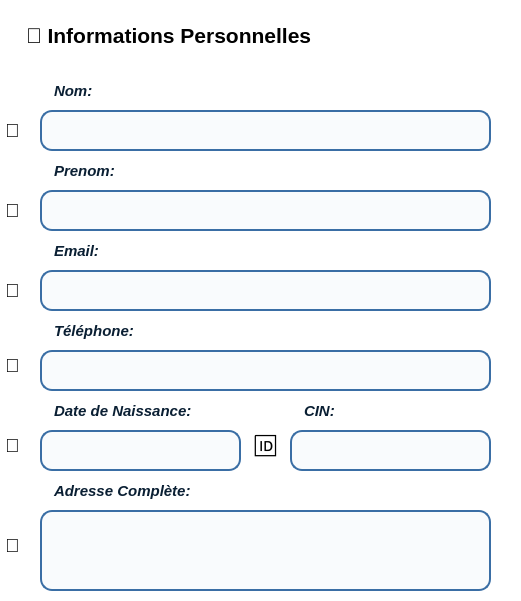
     <widget class="QFrame" name="frame_13">
      <property name="geometry">
       <rect>
        <x>60</x>
        <y>150</y>
        <width>521</width>
        <height>601</height>
       </rect>
      </property>
      <property name="styleSheet">
       <string notr="true">background: white;
border-radius: 20px;
padding: 20px;
</string>
      </property>
      <property name="frameShape">
       <enum>QFrame::Shape::StyledPanel</enum>
      </property>
      <property name="frameShadow">
       <enum>QFrame::Shadow::Raised</enum>
      </property>
      <widget class="QLineEdit" name="lineEdit_7">
       <property name="geometry">
        <rect>
         <x>40</x>
         <y>110</y>
         <width>451</width>
         <height>41</height>
        </rect>
       </property>
       <property name="styleSheet">
        <string notr="true">QLineEdit {
    background-color: #F9FBFD;          /* fond clair élégant */
    border: 2px solid #3A6EA5;           /* bleu marine clair */
    border-radius: 12px;
    padding: 10px 14px;
    color: #0A1F33;                      /* texte bleu marine foncé */
    font-size: 14px;
    font-weight: 500;
}

/* Quand le champ est sélectionné */
QLineEdit:focus {
    background-color: white;
    border: 2px solid #1E3A5F;           /* focus plus foncé */
}

/* Hover */
QLineEdit:hover {
    border: 2px solid #2F5D8A;
}
</string>
       </property>
       <property name="text">
        <string/>
       </property>
      </widget>
      <widget class="QFrame" name="frame_14">
       <property name="geometry">
        <rect>
         <x>0</x>
         <y>0</y>
         <width>521</width>
         <height>71</height>
        </rect>
       </property>
       <property name="styleSheet">
        <string notr="true">background-color: qlineargradient(
    spread:pad,
    x1:0, y1:0,
    x2:0, y2:1,
    stop:0 #3A6EA5,
    stop:1 #1E3A5F
);

</string>
       </property>
       <property name="frameShape">
        <enum>QFrame::Shape::StyledPanel</enum>
       </property>
       <property name="frameShadow">
        <enum>QFrame::Shadow::Raised</enum>
       </property>
       <widget class="QLabel" name="label_43">
        <property name="geometry">
         <rect>
          <x>0</x>
          <y>0</y>
          <width>521</width>
          <height>71</height>
         </rect>
        </property>
        <property name="font">
         <font>
          <pointsize>16</pointsize>
          <italic>false</italic>
          <bold>true</bold>
         </font>
        </property>
        <property name="styleSheet">
         <string notr="true">background-color: qlineargradient(
        x1:0, y1:0,
        x2:0, y2:1,
        stop:0 #276646,
        stop:0.5 #34885A,
        stop:1 #1B3A2F
    );</string>
        </property>
        <property name="text">
         <string>👤 Informations Personnelles</string>
        </property>
       </widget>
      </widget>
      <widget class="QLabel" name="label_44">
       <property name="geometry">
        <rect>
         <x>-20</x>
         <y>100</y>
         <width>71</width>
         <height>61</height>
        </rect>
       </property>
       <property name="font">
        <font>
         <pointsize>14</pointsize>
        </font>
       </property>
       <property name="text">
        <string>👤</string>
       </property>
      </widget>
      <widget class="QLineEdit" name="lineEdit_8">
       <property name="geometry">
        <rect>
         <x>40</x>
         <y>190</y>
         <width>451</width>
         <height>41</height>
        </rect>
       </property>
       <property name="styleSheet">
        <string notr="true">QLineEdit {
    background-color: #F9FBFD;          /* fond clair élégant */
    border: 2px solid #3A6EA5;           /* bleu marine clair */
    border-radius: 12px;
    padding: 10px 14px;
    color: #0A1F33;                      /* texte bleu marine foncé */
    font-size: 14px;
    font-weight: 500;
}

/* Quand le champ est sélectionné */
QLineEdit:focus {
    background-color: white;
    border: 2px solid #1E3A5F;           /* focus plus foncé */
}

/* Hover */
QLineEdit:hover {
    border: 2px solid #2F5D8A;
}
</string>
       </property>
       <property name="text">
        <string/>
       </property>
      </widget>
      <widget class="QLabel" name="label_45">
       <property name="geometry">
        <rect>
         <x>-20</x>
         <y>180</y>
         <width>71</width>
         <height>61</height>
        </rect>
       </property>
       <property name="font">
        <font>
         <pointsize>14</pointsize>
        </font>
       </property>
       <property name="text">
        <string>👤</string>
       </property>
      </widget>
      <widget class="QLabel" name="label_46">
       <property name="geometry">
        <rect>
         <x>30</x>
         <y>60</y>
         <width>101</width>
         <height>61</height>
        </rect>
       </property>
       <property name="font">
        <font>
         <pointsize>11</pointsize>
         <italic>true</italic>
         <bold>true</bold>
        </font>
       </property>
       <property name="styleSheet">
        <string notr="true"> color: #0A1F33;  </string>
       </property>
       <property name="text">
        <string>Nom:</string>
       </property>
      </widget>
      <widget class="QLabel" name="label_47">
       <property name="geometry">
        <rect>
         <x>30</x>
         <y>140</y>
         <width>121</width>
         <height>61</height>
        </rect>
       </property>
       <property name="font">
        <font>
         <pointsize>11</pointsize>
         <italic>true</italic>
         <bold>true</bold>
        </font>
       </property>
       <property name="styleSheet">
        <string notr="true"> color: #0A1F33;  </string>
       </property>
       <property name="text">
        <string>Prenom:</string>
       </property>
      </widget>
      <widget class="QLineEdit" name="lineEdit_9">
       <property name="geometry">
        <rect>
         <x>40</x>
         <y>270</y>
         <width>451</width>
         <height>41</height>
        </rect>
       </property>
       <property name="styleSheet">
        <string notr="true">QLineEdit {
    background-color: #F9FBFD;          /* fond clair élégant */
    border: 2px solid #3A6EA5;           /* bleu marine clair */
    border-radius: 12px;
    padding: 10px 14px;
    color: #0A1F33;                      /* texte bleu marine foncé */
    font-size: 14px;
    font-weight: 500;
}

/* Quand le champ est sélectionné */
QLineEdit:focus {
    background-color: white;
    border: 2px solid #1E3A5F;           /* focus plus foncé */
}

/* Hover */
QLineEdit:hover {
    border: 2px solid #2F5D8A;
}
</string>
       </property>
       <property name="text">
        <string/>
       </property>
      </widget>
      <widget class="QLabel" name="label_48">
       <property name="geometry">
        <rect>
         <x>30</x>
         <y>220</y>
         <width>121</width>
         <height>61</height>
        </rect>
       </property>
       <property name="font">
        <font>
         <pointsize>11</pointsize>
         <italic>true</italic>
         <bold>true</bold>
        </font>
       </property>
       <property name="styleSheet">
        <string notr="true"> color: #0A1F33;  </string>
       </property>
       <property name="text">
        <string>Email:</string>
       </property>
      </widget>
      <widget class="QLabel" name="label_49">
       <property name="geometry">
        <rect>
         <x>-20</x>
         <y>260</y>
         <width>71</width>
         <height>61</height>
        </rect>
       </property>
       <property name="font">
        <font>
         <pointsize>14</pointsize>
        </font>
       </property>
       <property name="text">
        <string>📧</string>
       </property>
      </widget>
      <widget class="QLineEdit" name="lineEdit_10">
       <property name="geometry">
        <rect>
         <x>40</x>
         <y>350</y>
         <width>451</width>
         <height>41</height>
        </rect>
       </property>
       <property name="styleSheet">
        <string notr="true">QLineEdit {
    background-color: #F9FBFD;          /* fond clair élégant */
    border: 2px solid #3A6EA5;           /* bleu marine clair */
    border-radius: 12px;
    padding: 10px 14px;
    color: #0A1F33;                      /* texte bleu marine foncé */
    font-size: 14px;
    font-weight: 500;
}

/* Quand le champ est sélectionné */
QLineEdit:focus {
    background-color: white;
    border: 2px solid #1E3A5F;           /* focus plus foncé */
}

/* Hover */
QLineEdit:hover {
    border: 2px solid #2F5D8A;
}
</string>
       </property>
       <property name="text">
        <string/>
       </property>
      </widget>
      <widget class="QLabel" name="label_50">
       <property name="geometry">
        <rect>
         <x>30</x>
         <y>300</y>
         <width>161</width>
         <height>61</height>
        </rect>
       </property>
       <property name="font">
        <font>
         <pointsize>11</pointsize>
         <italic>true</italic>
         <bold>true</bold>
        </font>
       </property>
       <property name="styleSheet">
        <string notr="true"> color: #0A1F33;  </string>
       </property>
       <property name="text">
        <string>Téléphone:</string>
       </property>
      </widget>
      <widget class="QLabel" name="label_51">
       <property name="geometry">
        <rect>
         <x>-20</x>
         <y>330</y>
         <width>81</width>
         <height>71</height>
        </rect>
       </property>
       <property name="font">
        <font>
         <pointsize>14</pointsize>
        </font>
       </property>
       <property name="text">
        <string>📱</string>
       </property>
      </widget>
      <widget class="QLineEdit" name="lineEdit_11">
       <property name="geometry">
        <rect>
         <x>40</x>
         <y>430</y>
         <width>201</width>
         <height>41</height>
        </rect>
       </property>
       <property name="styleSheet">
        <string notr="true">QLineEdit {
    background-color: #F9FBFD;          /* fond clair élégant */
    border: 2px solid #3A6EA5;           /* bleu marine clair */
    border-radius: 12px;
    padding: 10px 14px;
    color: #0A1F33;                      /* texte bleu marine foncé */
    font-size: 14px;
    font-weight: 500;
}

/* Quand le champ est sélectionné */
QLineEdit:focus {
    background-color: white;
    border: 2px solid #1E3A5F;           /* focus plus foncé */
}

/* Hover */
QLineEdit:hover {
    border: 2px solid #2F5D8A;
}
</string>
       </property>
       <property name="text">
        <string/>
       </property>
      </widget>
      <widget class="QLabel" name="label_52">
       <property name="geometry">
        <rect>
         <x>30</x>
         <y>380</y>
         <width>231</width>
         <height>61</height>
        </rect>
       </property>
       <property name="font">
        <font>
         <pointsize>11</pointsize>
         <italic>true</italic>
         <bold>true</bold>
        </font>
       </property>
       <property name="styleSheet">
        <string notr="true"> color: #0A1F33;  </string>
       </property>
       <property name="text">
        <string>Date de Naissance:</string>
       </property>
      </widget>
      <widget class="QLabel" name="label_53">
       <property name="geometry">
        <rect>
         <x>-20</x>
         <y>410</y>
         <width>71</width>
         <height>71</height>
        </rect>
       </property>
       <property name="font">
        <font>
         <pointsize>14</pointsize>
        </font>
       </property>
       <property name="text">
        <string>📅</string>
       </property>
      </widget>
      <widget class="QLineEdit" name="lineEdit_12">
       <property name="geometry">
        <rect>
         <x>290</x>
         <y>430</y>
         <width>201</width>
         <height>41</height>
        </rect>
       </property>
       <property name="styleSheet">
        <string notr="true">QLineEdit {
    background-color: #F9FBFD;          /* fond clair élégant */
    border: 2px solid #3A6EA5;           /* bleu marine clair */
    border-radius: 12px;
    padding: 10px 14px;
    color: #0A1F33;                      /* texte bleu marine foncé */
    font-size: 14px;
    font-weight: 500;
}

/* Quand le champ est sélectionné */
QLineEdit:focus {
    background-color: white;
    border: 2px solid #1E3A5F;           /* focus plus foncé */
}

/* Hover */
QLineEdit:hover {
    border: 2px solid #2F5D8A;
}
</string>
       </property>
       <property name="text">
        <string/>
       </property>
      </widget>
      <widget class="QLabel" name="label_54">
       <property name="geometry">
        <rect>
         <x>280</x>
         <y>380</y>
         <width>231</width>
         <height>61</height>
        </rect>
       </property>
       <property name="font">
        <font>
         <pointsize>11</pointsize>
         <italic>true</italic>
         <bold>true</bold>
        </font>
       </property>
       <property name="styleSheet">
        <string notr="true"> color: #0A1F33;  </string>
       </property>
       <property name="text">
        <string>CIN:</string>
       </property>
      </widget>
      <widget class="QLabel" name="label_55">
       <property name="geometry">
        <rect>
         <x>230</x>
         <y>410</y>
         <width>71</width>
         <height>71</height>
        </rect>
       </property>
       <property name="font">
        <font>
         <pointsize>14</pointsize>
        </font>
       </property>
       <property name="text">
        <string>🆔</string>
       </property>
      </widget>
      <widget class="QLineEdit" name="lineEdit_13">
       <property name="geometry">
        <rect>
         <x>40</x>
         <y>510</y>
         <width>451</width>
         <height>81</height>
        </rect>
       </property>
       <property name="styleSheet">
        <string notr="true">QLineEdit {
    background-color: #F9FBFD;          /* fond clair élégant */
    border: 2px solid #3A6EA5;           /* bleu marine clair */
    border-radius: 12px;
    padding: 10px 14px;
    color: #0A1F33;                      /* texte bleu marine foncé */
    font-size: 14px;
    font-weight: 500;
}

/* Quand le champ est sélectionné */
QLineEdit:focus {
    background-color: white;
    border: 2px solid #1E3A5F;           /* focus plus foncé */
}

/* Hover */
QLineEdit:hover {
    border: 2px solid #2F5D8A;
}
</string>
       </property>
       <property name="text">
        <string/>
       </property>
      </widget>
      <widget class="QLabel" name="label_56">
       <property name="geometry">
        <rect>
         <x>30</x>
         <y>460</y>
         <width>231</width>
         <height>61</height>
        </rect>
       </property>
       <property name="font">
        <font>
         <pointsize>11</pointsize>
         <italic>true</italic>
         <bold>true</bold>
        </font>
       </property>
       <property name="styleSheet">
        <string notr="true"> color: #0A1F33;  </string>
       </property>
       <property name="text">
        <string>Adresse Complète:</string>
       </property>
      </widget>
      <widget class="QLabel" name="label_57">
       <property name="geometry">
        <rect>
         <x>-20</x>
         <y>510</y>
         <width>71</width>
         <height>71</height>
        </rect>
       </property>
       <property name="font">
        <font>
         <pointsize>14</pointsize>
        </font>
       </property>
       <property name="text">
        <string>📍</string>
       </property>
      </widget>
      <zorder>label_55</zorder>
      <zorder>label_57</zorder>
      <zorder>label_51</zorder>
      <zorder>label_49</zorder>
      <zorder>label_45</zorder>
      <zorder>label_53</zorder>
      <zorder>label_56</zorder>
      <zorder>label_54</zorder>
      <zorder>label_52</zorder>
      <zorder>label_50</zorder>
      <zorder>label_48</zorder>
      <zorder>label_47</zorder>
      <zorder>label_46</zorder>
      <zorder>frame_14</zorder>
      <zorder>label_44</zorder>
      <zorder>lineEdit_8</zorder>
      <zorder>lineEdit_9</zorder>
      <zorder>lineEdit_10</zorder>
      <zorder>lineEdit_11</zorder>
      <zorder>lineEdit_12</zorder>
      <zorder>lineEdit_13</zorder>
      <zorder>lineEdit_7</zorder>
     </widget>
